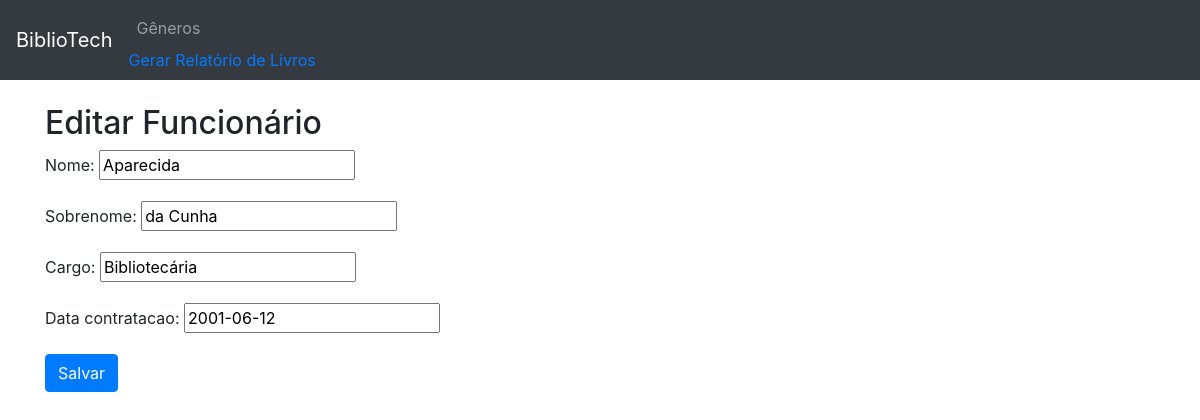
The app's page /funcionario/editar/1/ with its own data.
### appmodelo/models.py (models this page shows, shortened)
class Funcionario(models.Model):
    nome = models.CharField(max_length=100)
    sobrenome = models.CharField(max_length=100)
    cargo = models.CharField(max_length=100)
    data_contratacao = models.DateField()

### appmodelo/views.py (the view)
# urls.py: path('funcionario/editar/<int:pk>/', views.editar_funcionario, name='editar_funcionario'),
def editar_funcionario(request, pk):
    funcionario = get_object_or_404(Funcionario, pk=pk)
    if request.method == "POST":
        form = FuncionarioForm(request.POST, instance=funcionario)
        if form.is_valid():
            funcionario = form.save()
            return redirect('detalhes_funcionario', pk=funcionario.pk)
    else:
        form = FuncionarioForm(instance=funcionario)
    return render(request, 'editar_funcionario.html', {'form': form})

### appmodelo/forms.py
class FuncionarioForm(forms.ModelForm):
    class Meta:
        model = Funcionario
        fields = ['nome', 'sobrenome', 'cargo', 'data_contratacao']

### appmodelo/templates/editar_funcionario.html (shortened to what this page needs)
{% extends 'base.html' %}
{% block content %}
<h2>Editar Funcionário</h2>
<form method="post">
    {{ form.as_p }}
    <button type="submit" class="btn btn-primary">Salvar</button>
</form>
{% endblock %}

### records on screen
Funcionario: nome "Aparecida", sobrenome "da Cunha", cargo "Bibliotecária", data_contratacao "2001-06-12"
